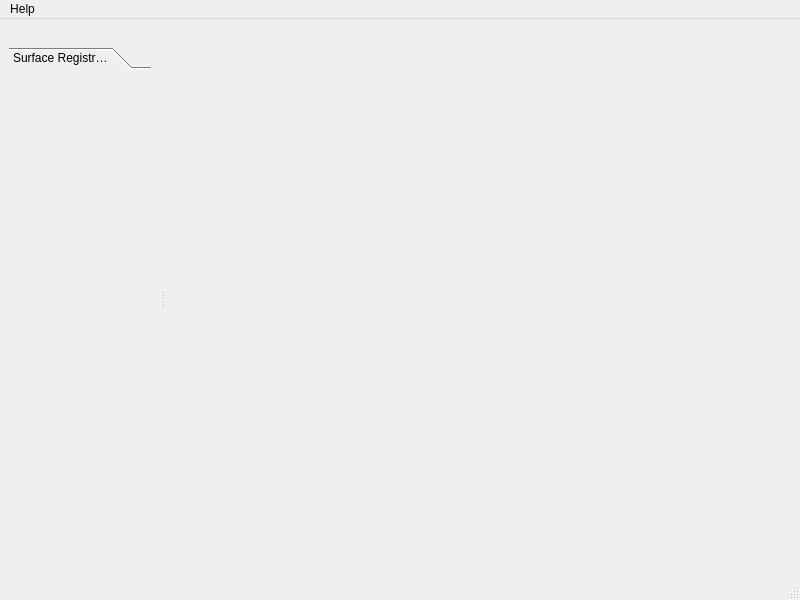
<?xml version="1.0" encoding="UTF-8"?>
<ui version="4.0">
 <class>MainWindow</class>
 <widget class="QMainWindow" name="MainWindow">
  <property name="geometry">
   <rect>
    <x>0</x>
    <y>0</y>
    <width>800</width>
    <height>600</height>
   </rect>
  </property>
  <property name="windowTitle">
   <string>VISoR Reconstruction</string>
  </property>
  <widget class="QWidget" name="centralwidget">
   <layout class="QVBoxLayout" name="verticalLayout_2">
    <item>
     <widget class="QStackedWidget" name="stackedWidget">
      <property name="currentIndex">
       <number>-1</number>
      </property>
     </widget>
    </item>
   </layout>
  </widget>
  <widget class="QMenuBar" name="menubar">
   <property name="geometry">
    <rect>
     <x>0</x>
     <y>0</y>
     <width>800</width>
     <height>31</height>
    </rect>
   </property>
   <widget class="QMenu" name="menuHelp">
    <property name="title">
     <string>Help</string>
    </property>
    <addaction name="actionUser_Guide"/>
    <addaction name="actionAbout"/>
   </widget>
   <addaction name="menuHelp"/>
  </widget>
  <widget class="QStatusBar" name="statusbar"/>
  <widget class="QDockWidget" name="dockWidget">
   <property name="minimumSize">
    <size>
     <width>160</width>
     <height>240</height>
    </size>
   </property>
   <property name="features">
    <set>QDockWidget::NoDockWidgetFeatures</set>
   </property>
   <attribute name="dockWidgetArea">
    <number>1</number>
   </attribute>
   <widget class="QWidget" name="dockWidgetContents">
    <layout class="QVBoxLayout" name="verticalLayout">
     <item>
      <widget class="QToolBox" name="toolBox">
       <property name="currentIndex">
        <number>0</number>
       </property>
       <widget class="QWidget" name="tb_page_3">
        <property name="geometry">
         <rect>
          <x>0</x>
          <y>0</y>
          <width>134</width>
          <height>458</height>
         </rect>
        </property>
        <attribute name="label">
         <string>Surface Registration</string>
        </attribute>
       </widget>
      </widget>
     </item>
    </layout>
   </widget>
  </widget>
  <action name="actionUser_Guide">
   <property name="text">
    <string>Documentation</string>
   </property>
  </action>
  <action name="actionAbout">
   <property name="text">
    <string>About...</string>
   </property>
  </action>
 </widget>
 <resources/>
 <connections/>
</ui>
